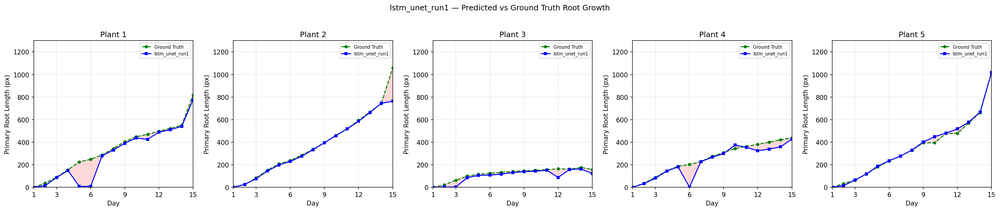
#> input picture LSTM-Unet/lstm_unet_run1_growth_comparison.png, 1000 x 211 px, shrunk from 3284 x 693 before the run, given as the content of the folder data_v1_unprocessed/val, which was not available
$ jupyter execute --allow-errors data_preparation.ipynb
#> lines starting #> are read from the running program, lines starting #| are printed output that depends on the picture; pictures that were not available may be replaced by others from this repository, and a replacement may not be noted
### LSTM-ViT/preprocess.py
import cv2
import matplotlib.pyplot as plt
import numpy as np
import os
from patchify import patchify
import random
import shutil
import sys
import helpers

def crop(img, kernel_size):
    # This function crops an image to the largest connected component (task 2).
    if len(img.shape) == 3:
        img = cv2.cvtColor(img, cv2.COLOR_BGR2GRAY)
    img_blur = helpers.blur_image(img, kernel_size)
    img_thresh = helpers.threshold_image(img_blur)
    num_labels, labels, stats, centroids = helpers.connected_components(img_thresh)
    largest_component = helpers.get_largest_component(stats)
    img_cropped = helpers.crop_image(img, stats, largest_component)
    return img_cropped, stats, centroids

# [63 lines left out: functions padder, crop_to_coordinates, not called in this run]

### LSTM-Unet/data_preparation.ipynb
[cell 1]
import matplotlib.pyplot as plt
import xml.etree.ElementTree as ET
from tqdm import tqdm

### FOR CONVERTING RSML TO TIF ###
def parse_rsml_no_ns(file_path):
    """
    Parses an RSML file without namespaces and extracts polyline coordinates.
    Returns a list of lists of (x, y) points.
    """
    tree = ET.parse(file_path)
    root = tree.getroot()

    roots = []
    for polyline in root.findall('.//polyline'):
        points = []
        for point in polyline.findall('./point'):
            x = float(point.get('x'))
            y = float(point.get('y'))
            points.append((x, y))
        roots.append(points)

    return roots


def draw_roots_to_mask(roots, shape):
    """
    Draws binary root mask from polyline coordinates.
    Returns a binary mask (numpy array).
    """
    mask = np.zeros(shape[:2], dtype=np.uint8)

    for root in roots:
        pts = np.array(root, dtype=np.int32)
        for i in range(len(pts) - 1):
            pt1 = tuple(pts[i])
            pt2 = tuple(pts[i + 1])
            cv2.line(mask, pt1, pt2, color=255, thickness=1)

    return mask


def process_rsml_directory(input_dir, output_dir):
    """
    Processes all .rsml files in input_dir and saves binary .tif masks to output_dir.
    """
    if not os.path.exists(output_dir):
        os.makedirs(output_dir)

    rsml_files = [f for f in os.listdir(input_dir) if f.endswith('.rsml')]

    for rsml_file in tqdm(rsml_files, desc="Processing RSML files"):
        rsml_path = os.path.join(input_dir, rsml_file)
        image_path = rsml_path.replace('.rsml', '.png')
        image_path = os.path.join(input_dir, os.path.basename(image_path))

        if not os.path.exists(image_path):
            print(f"Skipping {rsml_file}: Corresponding image not found.")
            continue

        image = cv2.imread(image_path)
        if image is None:
            print(f"Skipping {rsml_file}: Image could not be loaded.")
            continue

        roots = parse_rsml_no_ns(rsml_path)
        mask = draw_roots_to_mask(roots, image.shape)

        mask_filename = os.path.splitext(rsml_file)[0] + '.tif'
        mask_output_path = os.path.join(output_dir, mask_filename)
        cv2.imwrite(mask_output_path, mask)


# === Use the function with specified input/output directories ===
input_directory = "data_v1_raw/test"
output_directory = "data_v1_unprocessed/test"

#> (the rest of this cell did not finish here and is left out)

[cell 2]
import matplotlib.pyplot as plt
import xml.etree.ElementTree as ET
from tqdm import tqdm

### FOR INVERTING PIXEL INTENSITIES
def invert_images_in_place(directory):
    """
    Inverts pixel intensities of all PNG images in the given directory,
    overwriting the original files.

    Parameters:
    - directory (str): Path to the directory containing .png images.
    """
    png_files = [f for f in os.listdir(directory) if f.lower().endswith('.png')]

    for file in tqdm(png_files, desc="Inverting images in-place"):
        file_path = os.path.join(directory, file)

        image = cv2.imread(file_path, cv2.IMREAD_UNCHANGED)
        if image is None:
            print(f"Skipping {file}: Could not read image.")
            continue

        inverted = 255 - image
        cv2.imwrite(file_path, inverted)

#> (the rest of this cell did not finish here and is left out)

[cell 3]
import cv2
from preprocess import crop, padder, crop_to_coordinates
from patchify import patchify
import os
import numpy as np
import matplotlib.pyplot as plt

patch_size = 256

def patch_dataset(dataset_path, patched_dataset_path):
#> called with dataset_path = 'data_v1_unprocessed', patched_dataset_path = 'data_v2_processed'
    subdirs = ['val']

    for subdir in subdirs:
        # Create the corresponding patched directory
        patched_subdir = os.path.join(patched_dataset_path, subdir)

        # Get the full path to the original subdirectory
        original_subdir = os.path.join(dataset_path, subdir)

        # Iterate over all files in the original subdirectory
        for filename in os.listdir(original_subdir):
            if filename.endswith('.png'):  # Check for image files
                # Read the image
                image_path = os.path.join(original_subdir, filename)
                image = cv2.imread(image_path, cv2.IMREAD_GRAYSCALE)
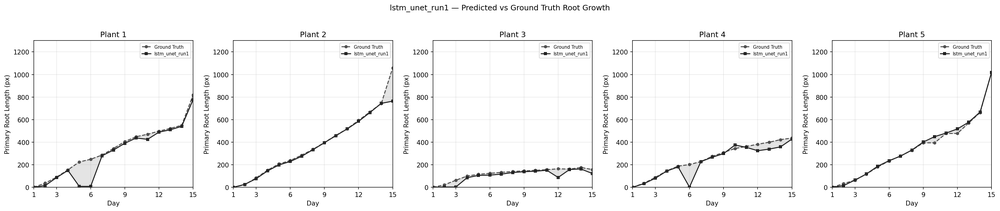
#> image: shape (211, 1000); min 8, max 255, mean 246.9

                mask_path = image_path.replace('.png', '.tif')
                filename_mask = filename.replace('.png', '.tif')
                mask = cv2.imread(mask_path, cv2.IMREAD_GRAYSCALE)

                if mask is None:
                    print(f"Mask not found: {filename_mask}. Skipping...")
                    continue

                # Preprocess the image
                image, stats, centroids = crop(image, 5)
                image = padder(image, patch_size)

                # Patch the image
                patches = patchify(image, (patch_size, patch_size), step=patch_size)
                patches = patches.reshape(-1, patch_size, patch_size, 1)

                # Save the patches
                for i in range(patches.shape[0]):
                    patch = patches[i, :, :]
                    patch_filename = f"{os.path.splitext(filename)[0]}_{i:02}.png"
                    cv2.imwrite(os.path.join(patched_subdir, patch_filename), patch)

                # Time for some mask preprocessing
                mask = crop_to_coordinates(mask, stats, centroids)
                mask = padder(mask, patch_size)

                #Getting them mask patches
                mask_patches = patchify(mask, (patch_size, patch_size), step=patch_size)
                mask_patches = mask_patches.reshape(-1, patch_size, patch_size, 1)

                # Changing the directory where the patches should be saved
                mask_patched_subdir = patched_subdir.replace('images', 'masks')

                # Saving patches
                for i in range(mask_patches.shape[0]):
                    mask_patch = mask_patches[i, :, :]
                    patch_filename = f"{os.path.splitext(filename_mask)[0]}_{i:02}.tif"
                    cv2.imwrite(os.path.join(mask_patched_subdir, patch_filename), mask_patch)

        print("Done with a directory")


patch_dataset('data_v1_unprocessed', 'data_v2_processed')
#> (the call stopped at in crop, `img_blur = helpers.blur_image(img, kernel_size)`: helpers is not available in this run)

[cell 4]
### METHOD IF ANNOTATING DATA WITH MODEL PREDICTIONS ###

import cv2
from preprocess import crop, padder, crop_to_coordinates
from patchify import patchify
import os
import numpy as np
import matplotlib.pyplot as plt

patch_size = 256

def patch_dataset(dataset_path, patched_dataset_path):

    # Iterate over all files in the original subdirectory
    for filename in os.listdir(dataset_path):
        if filename.endswith('.png'):  # Check for image files
            # Read the image
            image_path = os.path.join(dataset_path, filename)
            image = cv2.imread(image_path, cv2.IMREAD_GRAYSCALE)

            mask_path = image_path.replace('.png', '.tif')
            filename_mask = filename.replace('.png', '.tif')
            mask = cv2.imread(mask_path, cv2.IMREAD_GRAYSCALE)

            if mask is None:
                print(f"Mask not found: {filename_mask}. Skipping...")
                continue

            # Preprocess the image
            image, stats, centroids = crop(image, 5)
            image = padder(image, patch_size)

            # Patch the image
            patches = patchify(image, (patch_size, patch_size), step=patch_size)
            patches = patches.reshape(-1, patch_size, patch_size, 1)
            print(patches.shape)


            # Save the patches
            for i in range(patches.shape[0]):
                patch = patches[i, :, :]
                patch_filename = f"{os.path.splitext(filename)[0]}_{i:02}.png"
                #cv2.imwrite(os.path.join(patched_dataset_path, patch_filename), patch)

            #Getting them mask patches
            mask_patches = patchify(mask, (patch_size, patch_size), step=patch_size)
            mask_patches = mask_patches.reshape(-1, patch_size, patch_size, 1)
            print(mask_patches.shape)

            # Saving patches
            for i in range(mask_patches.shape[0]):
                mask_patch = mask_patches[i, :, :]
                patch_filename = f"{os.path.splitext(filename_mask)[0]}_{i:02}.tif"
                #cv2.imwrite(os.path.join(patched_dataset_path, patch_filename), mask_patch)

    print("Done with a directory")


patch_dataset('images', 'data_v2_processed')
#> (the call stopped at in crop, `img_blur = helpers.blur_image(img, kernel_size)`: helpers is not available in this run)

[cell 5]
import cv2
import matplotlib.pyplot as plt
import numpy as np

img = cv2.imread('data_v2_processed/test/28_05_04.png')
#> img is the input picture: shape (211, 1000, 3); mean B, G, R 248.1, 246.8, 246.7
mask = cv2.imread('data_v2_processed/test/28_05_04.tif')
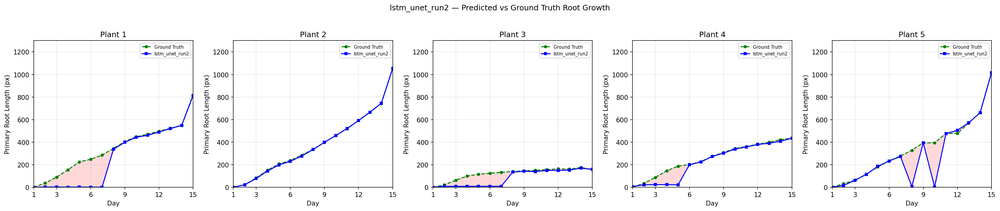
#> input picture LSTM-Unet/lstm_unet_run2_growth_comparison.png, 1000 x 211 px, shrunk from 3284 x 693 before the run, given in place of 28_05_04.tif, which was not available
#> mask is the input picture: shape (211, 1000, 3); mean B, G, R 248, 246.5, 246.7

plt.imshow(img)

[cell 6]
mask = np.array(mask)
mask = 255 * mask
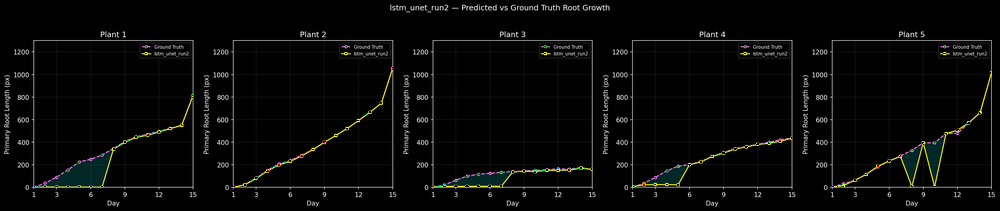
#> mask: shape (211, 1000, 3); mean B, G, R 8, 9.2, 8.8

plt.imshow(mask)
